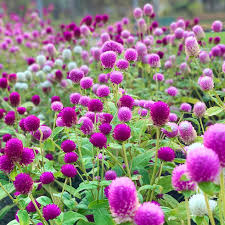
#> input picture flowers.png, 225 x 225 px
$ python extractColors.py
#> lines starting #> are read from the running program, lines starting #| are printed output that depends on the picture; after the words box and inside, x2 and y2 are one past the last pixel; in counts of white or black regions, pixels touching at a corner belong together
import cv2
import numpy as np

# Wczytanie kolorowego obrazu
image = cv2.imread('flowers.png')
#> image is the input picture: shape (225, 225, 3); mean B, G, R 128.7, 125.4, 147.8
if image is None:
    print("Błąd: Nie udało się wczytać obrazu.")
    exit()

# Konwersja do przestrzeni barw HSV
hsv = cv2.cvtColor(image, cv2.COLOR_BGR2HSV)
#> hsv: shape (225, 225, 3); mean H, S, V 92, 111.9, 165.6

# Zakres koloru czerwonego (dostosuj według potrzeby)
lower_purple = np.array([120, 50, 50])    # Dolna granica koloru
upper_purple = np.array([160, 255, 255])   # Górna granica koloru

# Tworzenie maski na podstawie zakresu koloru
mask = cv2.inRange(hsv, lower_purple, upper_purple)
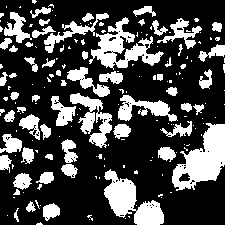
#> mask: shape (225, 225); 28.4% white; 176 white regions (117 under 20 px), largest, box (x1, y1, x2, y2) and area: (172, 123, 225, 191) 1933, (104, 169, 164, 225) 1588, (89, 17, 164, 70) 1512

# Uzyskanie obrazu z nałożoną maską
masked_image = cv2.bitwise_and(image, image, mask=mask)
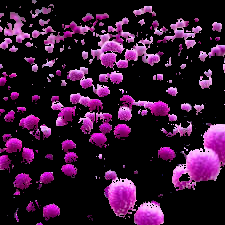
#> masked_image: shape (225, 225, 3); mean B, G, R 49.5, 20.8, 52.5

# Wyświetlenie wyników
cv2.imshow("Oryginalny obraz", image)
cv2.imshow("Maska koloru czerwonego", mask)
cv2.imshow("Ekstrakcja koloru czerwonego", masked_image)
cv2.waitKey(0)
cv2.destroyAllWindows()
